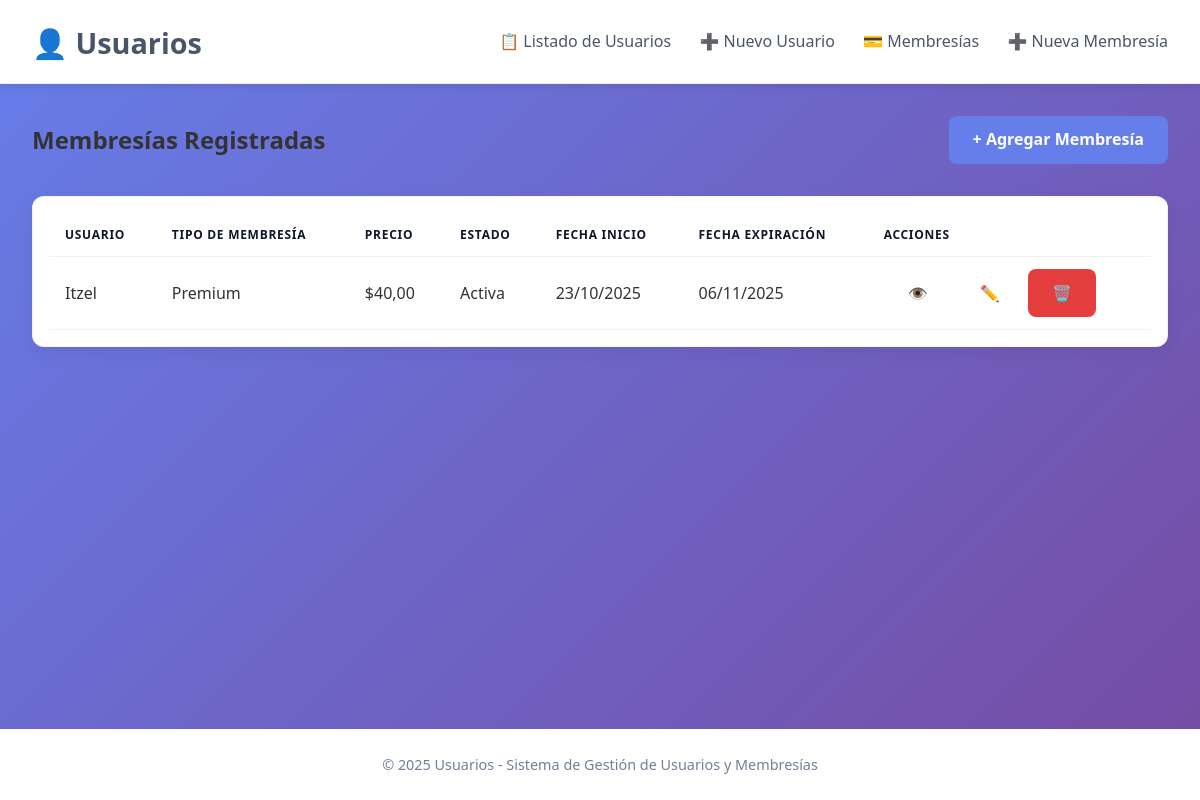
Page /membresias/ on the committed database.
### app_usuario/models.py (models this page shows, shortened)
class Membresia(models.Model):
    TIPOS_MEMBRESIA = [
        ('BASICA', 'Básica'),
        ('PREMIUM', 'Premium'),
        ('VIP', 'VIP'),
    ]
    id_membresia = models.AutoField(primary_key=True)
    usuario = models.OneToOneField(
        Usuario,
        on_delete=models.CASCADE,
        related_name='membresia'
    )
    tipo_membresia = models.CharField(
        max_length=10,
        choices=TIPOS_MEMBRESIA,
        default='BASICA'
    )
    fecha_inicio = models.DateField(default=timezone.now)
    fecha_expiracion = models.DateField(null=True, blank=True)
    precio = models.DecimalField(max_digits=6, decimal_places=2)
    estado = models.BooleanField(default=True)
    class Meta:
        verbose_name = "Membresía"
        verbose_name_plural = "Membresías"
        ordering = ['-fecha_inicio']  # ejemplo: más recientes primero

class Usuario(models.Model):
    id_usuario = models.AutoField(primary_key=True)
    nombre_usuario = models.CharField(max_length=50, unique=True)
    email = models.EmailField(max_length=100, unique=True)
    contrasena_hash = models.CharField(max_length=255)
    fecha_registro = models.DateField(default=timezone.now)
    ultima_conexion = models.DateTimeField(default=timezone.now)
    avatar = models.ImageField(upload_to='avatars/', null=True, blank=True)
    es_creador = models.BooleanField(default=False)
    class Meta:
        verbose_name = "Usuario"
        verbose_name_plural = "Usuarios"
        ordering = ['nombre_usuario']  # ejemplo: orden al listar

### app_usuario/views.py (the view)
# urls.py: path('membresias/', views.listar_membresias, name='listar_membresias'),
def listar_membresias(request):
    membresias = Membresia.objects.all()
    return render(request, 'membresias/listar_membresias.html', {'membresias': membresias})

### app_usuario/templates/membresias/listar_membresias.html (shortened to what this page needs)
{% extends 'base.html' %}
{% block contenido %}
<div class="page-header">
    <h2>Membresías Registradas</h2>
    <a href="{% url 'app_usuario:crear_membresia' %}" class="btn btn-primary">+ Agregar Membresía</a>
</div>
<div class="table-responsive">
    <table class="table table-striped table-hover">
        <thead class="table-dark">
            <tr>
                <th>Usuario</th>
                <th>Tipo de Membresía</th>
                <th>Precio</th>
                <th>Estado</th>
                <th>Fecha Inicio</th>
                <th>Fecha Expiración</th>
                <th>Acciones</th>
            </tr>
        </thead>
        <tbody>
            {% for membresia in membresias %}
            <tr>
                <td class="align-middle">{{ membresia.usuario.nombre_usuario }}</td>
                <td class="align-middle">{{ membresia.get_tipo_membresia_display }}</td>
                <td class="align-middle">${{ membresia.precio }}</td>
                <td class="align-middle">
                    {% if membresia.estado %}
                        <span class="badge bg-success">Activa</span>
                    {% else %}
                        <span class="badge bg-danger">Inactiva</span>
                    {% endif %}
                </td>
                <td class="align-middle">{{ membresia.fecha_inicio|date:"d/m/Y" }}</td>
                <td class="align-middle">
                    {% if membresia.fecha_expiracion %}
                        {{ membresia.fecha_expiracion|date:"d/m/Y" }}
                    {% else %}
                        <span class="text-muted">No definido</span>
                    {% endif %}
                </td>
                <td class="align-middle">
                    <div class="btn-group" role="group">
                        <a href="{% url 'app_usuario:detalle_membresia' membresia.id_membresia %}" class="btn btn-info btn-sm" title="Ver detalles">👁️</a>
                        <a href="{% url 'app_usuario:editar_membresia' membresia.id_membresia %}" class="btn btn-warning btn-sm" title="Editar">✏️</a>
                        <a href="{% url 'app_usuario:borrar_membresia' membresia.id_membresia %}" class="btn btn-danger btn-sm" title="Eliminar">🗑️</a>
                    </div>
                </td>
            </tr>
            {% empty %}
            <tr>
                <td colspan="7" class="text-center">No hay membresías registradas.</td>
            </tr>
            {% endfor %}
        </tbody>
    </table>
</div>
{% endblock %}

### app_usuario/static/css/styles.css (style rules this page uses)
* { margin: 0; padding: 0; box-sizing: border-box; }
body { font-family: 'Segoe UI', Tahoma, Geneva, Verdana, sans-serif; background: linear-gradient(135deg, #667eea 0%, #764ba2 100%); color: #333; line-height: 1.6; }
.page-header { display: flex; justify-content: space-between; align-items: center; margin-bottom: 2rem; flex-wrap: wrap; gap: 1rem; }
.table-responsive { background: #ffffff; padding: 1rem 1rem; border-radius: 0.75rem; box-shadow: 0 6px 18px rgba(16,24,40,0.06); margin-bottom: 1.5rem; overflow-x: auto; border: 1px solid rgba(15,23,42,0.04); }
.table { width: 100%; border-collapse: collapse; background: transparent; }
.table th, .table td { padding: 0.75rem 1rem; text-align: left; border-bottom: 1px solid rgba(15,23,42,0.06); }
.table thead th { background: transparent; color: #0f172a; font-weight: 700; text-transform: uppercase; font-size: 0.75rem; letter-spacing: 0.06em; }
.btn { padding: 0.7rem 1.5rem; border: none; border-radius: 8px; font-weight: 600; cursor: pointer; transition: background 0.3s; text-decoration: none; display: inline-block; }
.btn-primary { background: #667eea; color: white; }
.btn-danger { background: #e53e3e; color: white; }

### rows in the picture
Membresia: usuario.nombre_usuario "Itzel", tipo_membresia "Premium", precio "40,00", estado "Activa", fecha_inicio "23/10/2025", fecha_expiracion "06/11/2025"
